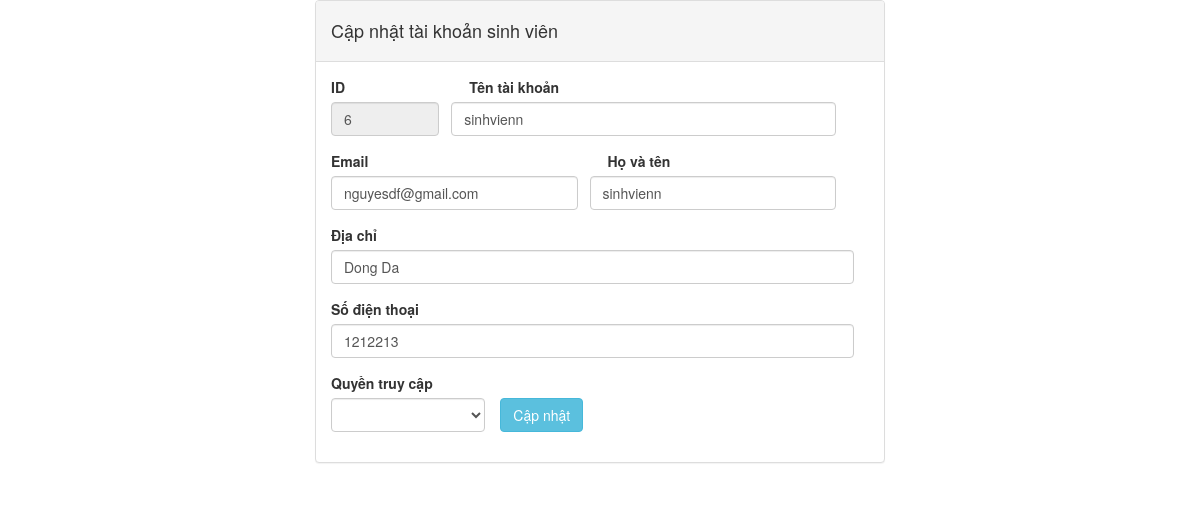
Screenshot of /admin/edit_student.php?id=6 with the database file from the repository.
### tables this page shows
CREATE TABLE `sinhvien` (
  `MASINHVIEN` int(11) NOT NULL,
  `TEN` varchar(80) NOT NULL,
  `DIACHI` varchar(80) NOT NULL,
  `SDT` int(11) NOT NULL
);

CREATE TABLE `taikhoan` (
  `ID` int(11) NOT NULL,
  `TENTAIKHOAN` varchar(255) NOT NULL,
  `MATKHAU` varchar(100) NOT NULL,
  `EMAIL` varchar(250) NOT NULL,
  `MAKICHHOAT` varchar(250) NOT NULL,
  `QUYEN` int(11) NOT NULL,
  `TRANGTHAI` enum('CHUAXACMINH','DAXACMINH') NOT NULL
);

### admin/edit_student.php (the view, shortened to what this page needs)
<?php require_once("../includes/config.php");?>
<!DOCTYPE html>
<html>
	<head>
		<link rel="stylesheet" href="https://maxcdn.bootstrapcdn.com/bootstrap/3.3.6/css/bootstrap.min.css" />
	</head>
	<body>
<?php
    $id = -1;
	if (isset($_GET['id'])) {
		$id = $_GET['id'];
	}
	$sql = "SELECT TENTAIKHOAN, EMAIL, QUYEN, ID, TEN, DIACHI, SDT, MASINHVIEN
	         FROM taikhoan
             INNER JOIN sinhvien
             ON taikhoan.ID = sinhvien.MASINHVIEN
             WHERE taikhoan.ID = ".$id;
	$query = mysqli_query($conn,$sql);
?>
		<div class="container" style="width:100%; max-width:600px">
	    <div class="panel panel-default">
				<div class="panel-heading"><h4>Cập nhật tài khoản sinh viên</h4></div>
				<div class="panel-body" style="margin-left: -15px;">
					<?php
		              while ( $data = mysqli_fetch_array($query) ) {
	                ?>
					<form action="edit_student.php" method="POST">
						<div class="form-row">
							<div class="form-group col-md-3" >
								<label>ID</label>
								<input type="number" name="id" class="form-control" required value="<?php echo $data['ID']; ?>" readonly/>
							</div>
							<div class="form-group col-md-9">
								<label>Tên tài khoản</label>
								<input type="text" name="user_name" class="form-control" pattern="[a-zA-Z ]+" required style="margin-left: -18px;" value="<?php echo $data['TENTAIKHOAN']; ?>"/>
							</div>
					    </div>
					    <div class="form-row">
							<div class="form-group col-md-6">
								<label>Email</label>
								<input type="email" name="user_email" class="form-control" required value="<?php echo $data['EMAIL']; ?>"/>
							</div>
							<div class="form-group col-md-6">
								<label>Họ và tên</label>
								<input type="text" name="name" class="form-control" required style="margin-left: -18px;" value="<?php echo $data['TEN']; ?>"/>
							</div>
                        </div>
						<div class="form-group col-md-12">
							<label>Địa chỉ</label>
							<input type="text" name="address" class="form-control" required value="<?php echo $data['DIACHI']; ?>"/>
						</div>
						<div class="form-group col-md-12">
							<label>Số điện thoại</label>
							<input type="text" name="phone" class="form-control" required value="<?php echo $data['SDT']; ?>"/>
						</div>
						<div class="form-row">
							<div class="form-group col-md-4" >
		                        <label>Quyền truy cập</label>
		                        <select name="user_level" class="form-control" class="form-group">
		                            <option></option>
		                            <option value="2">Quản lý</option>
		                        </select>
		                    </div>
		                    <div class="form-group" >
									<input type="submit" name="edit_manager" value="Cập nhật" class="btn btn-info" style="margin-top: 25px; margin-left: 0px;"/>
							</div>
					    </div>
					</form>
					<?php } ?>
				</div>
			</div>
		</div>
	</body>
</html>

### rows the page displays
sinhvien: id "6", user_name "sinhvienn", user_email "nguyesdf@gmail.com", name "sinhvienn", address "Dong Da", phone "1212213"
